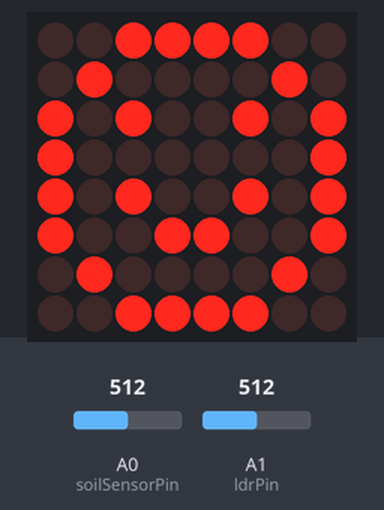
The sketch below on a simulated Arduino Uno, built with avr-gcc and run on an emulated ATmega328P. Parts: 8×8 LED matrix. The test bench sets the inputs (shaded band); at power-on: A0 (soilSensorPin) = 512, A1 (ldrPin) = 512. Random numbers use the default seed unless the sketch sets one.

Above: at 1.8 s.
1.9 s: A0 (soilSensorPin) set to 583
3.4 s: A0 (soilSensorPin) set to 613
At 5.2 s:
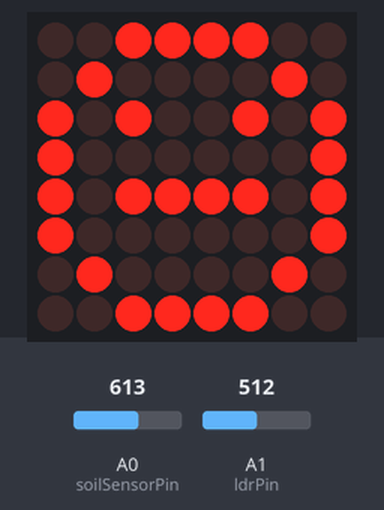
5.5 s: A1 (ldrPin) set to 689
7.2 s: A1 (ldrPin) set to 709
At 8.6 s:
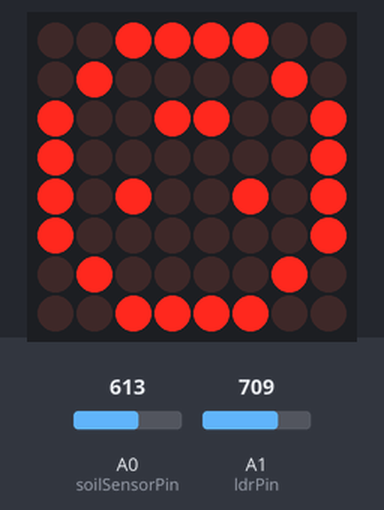
9.5 s: A1 (ldrPin) set to 690
At 11.2 s:
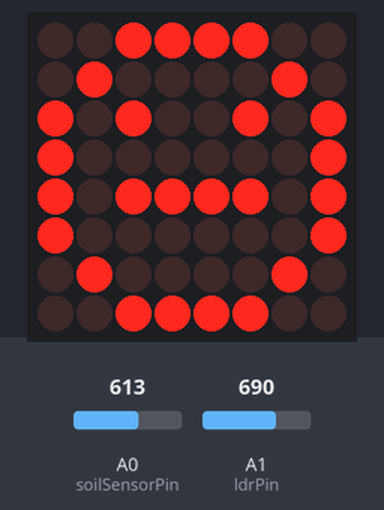
11.5 s: A0 (soilSensorPin) set to 888
13.2 s: A0 (soilSensorPin) set to 918
At 14.7 s:
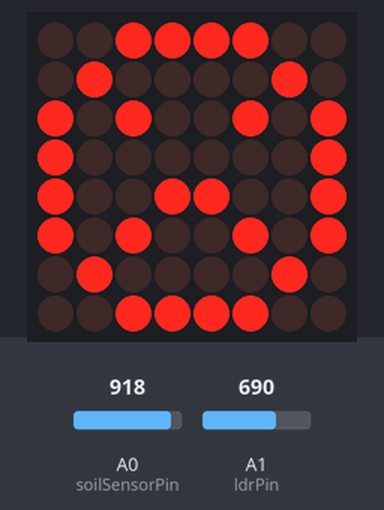
Timing chart, 0 to 16.2 s (numbered marks = the images above; inputs shaded):
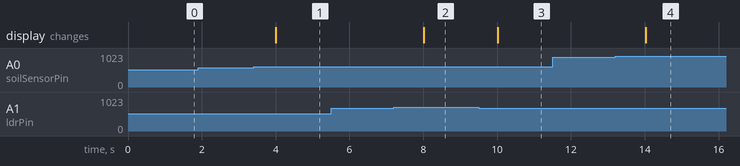

The sketch:

main.ino
```cpp
#include <LedControl.h>

const int DIN = 11;
const int CLK = 13;
const int CS = 10;

LedControl lc = LedControl(DIN, CLK, CS, 1);

const int soilSensorPin = A0;
const int ldrPin = A1;

void setup() {
  lc.shutdown(0, false);
  lc.setIntensity(0, 2);
  lc.clearDisplay(0);
  Serial.begin(9600);
}

void loop() {
  int soilValue = analogRead(soilSensorPin);
  int lightValue = analogRead(ldrPin);

  if (lightValue > 700) {
    displayDayFace();
  } else {
    if (soilValue <= 600) {
      displayHappyFace();
    } else if (soilValue <= 900) {
      displayNeutralFace();
    } else {
      displaySadFace();
    }

    if (random(100) < 5) { // 5% de probabilidad de mostrar animación
      displayAnimation();
    }
  }

  delay(1000);
}

void displayHappyFace() {
  byte happyFace[8] = {
    B00111100,
    B01000010,
    B10100101,
    B10000001,
    B10100101,
    B10011001,
    B01000010,
    B00111100
  };
  displayFace(happyFace);
}

void displayNeutralFace() {
  byte neutralFace[8] = {
    B00111100,
    B01000010,
    B10100101,
    B10000001,
    B10111101,
    B10000001,
    B01000010,
    B00111100
  };
  displayFace(neutralFace);
}

void displaySadFace() {
  byte sadFace[8] = {
    B00111100,
    B01000010,
    B10100101,
    B10000001,
    B10011001,
    B10100101,
    B01000010,
    B00111100
  };
  displayFace(sadFace);
}

void displayAnimation() {
  byte frame1[8] = {
    B00111100,
    B01000010,
    B10000001,
    B10011001,
    B10000001,
    B10100101,
    B01000010,
    B00111100
  };
  byte frame2[8] = {
    B00111100,
    B01000010,
    B10100101,
    B10000001,
    B10100101,
    B10000001,
    B01000010,
    B00111100
  };

  displayFace(frame1);
  delay(500);
  displayFace(frame2);
  delay(500);
}

void displayDayFace() {
  byte dayFace[8] = {
    B00111100,
    B01000010,
    B10011001,
    B10000001,
    B10100101,
    B10000001,
    B01000010,
    B00111100
  };
  displayFace(dayFace);
}

void displayFace(byte face[8]) {
  for (int i = 0; i < 8; i++) {
    lc.setRow(0, i, face[i]);
  }
}
```

Measured:
- the behaviour switches between 600 and 601 on A0 (soilSensorPin) (found by bisection; images 0 and 1)
- the behaviour switches between 700 and 701 on A1 (ldrPin) (found by bisection; images 1 and 2)
- the behaviour switches between 900 and 901 on A0 (soilSensorPin) (found by bisection; images 3 and 4)
- after the input at 1.9 s, every drawn part: stays the same
- after the input at 3.4 s, the display: changes after 0.61 s (image 1)
- after the input at 5.5 s, every drawn part: stays the same
- after the input at 7.2 s, the display: changes after 0.82 s (image 2)
- after the input at 9.5 s, the display: changes after 0.52 s (image 3)
- after the input at 11.5 s, every drawn part: stays the same
